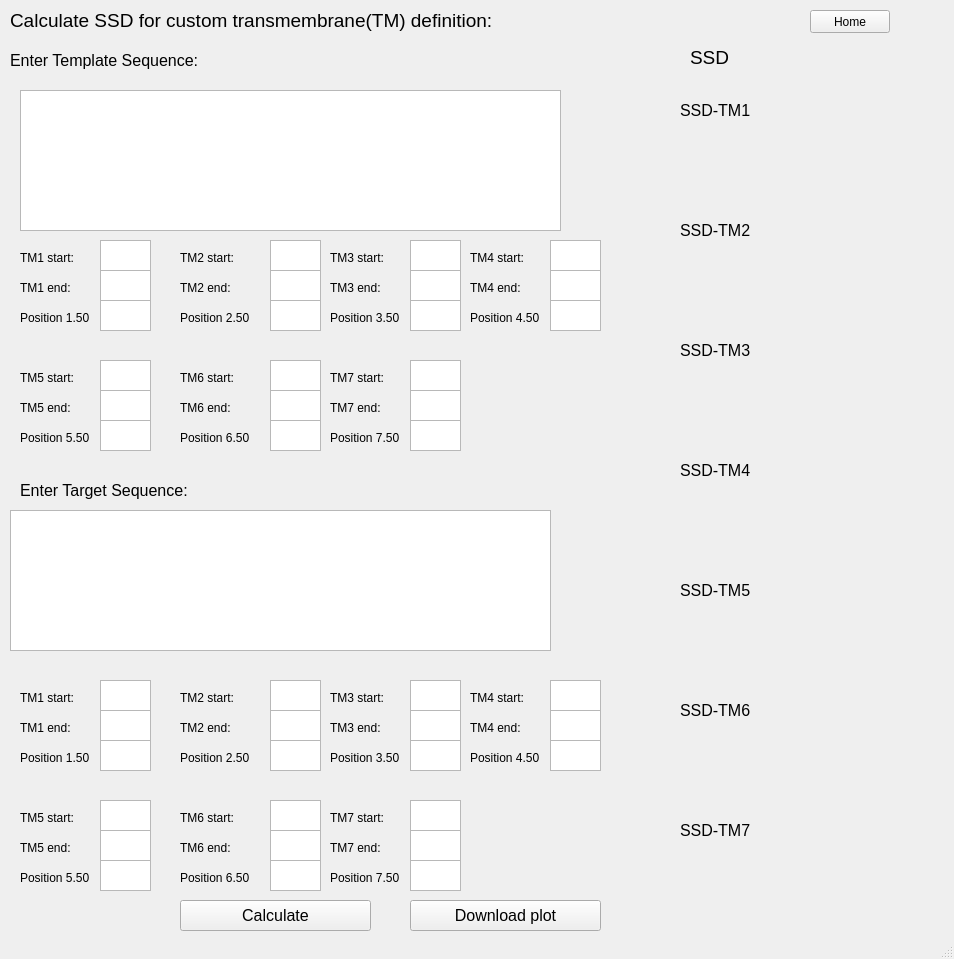
<?xml version="1.0" encoding="UTF-8"?>
<ui version="4.0">
 <class>SsdCalculator</class>
 <widget class="QMainWindow" name="SsdCalculator">
  <property name="geometry">
   <rect>
    <x>0</x>
    <y>0</y>
    <width>954</width>
    <height>959</height>
   </rect>
  </property>
  <property name="windowTitle">
   <string>MainWindow</string>
  </property>
  <widget class="QWidget" name="centralwidget">
   <widget class="QLabel" name="label_2">
    <property name="geometry">
     <rect>
      <x>690</x>
      <y>50</y>
      <width>59</width>
      <height>15</height>
     </rect>
    </property>
    <property name="font">
     <font>
      <pointsize>14</pointsize>
     </font>
    </property>
    <property name="text">
     <string>SSD</string>
    </property>
   </widget>
   <widget class="QLabel" name="ssdTM1">
    <property name="geometry">
     <rect>
      <x>680</x>
      <y>100</y>
      <width>71</width>
      <height>21</height>
     </rect>
    </property>
    <property name="font">
     <font>
      <pointsize>12</pointsize>
     </font>
    </property>
    <property name="text">
     <string>SSD-TM1</string>
    </property>
   </widget>
   <widget class="QLabel" name="ssdTM2">
    <property name="geometry">
     <rect>
      <x>680</x>
      <y>220</y>
      <width>71</width>
      <height>21</height>
     </rect>
    </property>
    <property name="font">
     <font>
      <pointsize>12</pointsize>
     </font>
    </property>
    <property name="text">
     <string>SSD-TM2</string>
    </property>
   </widget>
   <widget class="QLabel" name="ssdTM3">
    <property name="geometry">
     <rect>
      <x>680</x>
      <y>340</y>
      <width>71</width>
      <height>21</height>
     </rect>
    </property>
    <property name="font">
     <font>
      <pointsize>12</pointsize>
     </font>
    </property>
    <property name="text">
     <string>SSD-TM3</string>
    </property>
   </widget>
   <widget class="QLabel" name="ssdTM4">
    <property name="geometry">
     <rect>
      <x>680</x>
      <y>460</y>
      <width>71</width>
      <height>21</height>
     </rect>
    </property>
    <property name="font">
     <font>
      <pointsize>12</pointsize>
     </font>
    </property>
    <property name="text">
     <string>SSD-TM4</string>
    </property>
   </widget>
   <widget class="QLabel" name="ssdTM5">
    <property name="geometry">
     <rect>
      <x>680</x>
      <y>580</y>
      <width>71</width>
      <height>21</height>
     </rect>
    </property>
    <property name="font">
     <font>
      <pointsize>12</pointsize>
     </font>
    </property>
    <property name="text">
     <string>SSD-TM5</string>
    </property>
   </widget>
   <widget class="QLabel" name="ssdTM6">
    <property name="geometry">
     <rect>
      <x>680</x>
      <y>700</y>
      <width>71</width>
      <height>21</height>
     </rect>
    </property>
    <property name="font">
     <font>
      <pointsize>12</pointsize>
     </font>
    </property>
    <property name="text">
     <string>SSD-TM6</string>
    </property>
   </widget>
   <widget class="QLabel" name="ssdTM7">
    <property name="geometry">
     <rect>
      <x>680</x>
      <y>820</y>
      <width>71</width>
      <height>21</height>
     </rect>
    </property>
    <property name="font">
     <font>
      <pointsize>12</pointsize>
     </font>
    </property>
    <property name="text">
     <string>SSD-TM7</string>
    </property>
   </widget>
   <widget class="QPushButton" name="downloadPlot">
    <property name="geometry">
     <rect>
      <x>410</x>
      <y>900</y>
      <width>191</width>
      <height>31</height>
     </rect>
    </property>
    <property name="font">
     <font>
      <pointsize>12</pointsize>
     </font>
    </property>
    <property name="text">
     <string>Download plot</string>
    </property>
   </widget>
   <widget class="QPushButton" name="calculate">
    <property name="geometry">
     <rect>
      <x>180</x>
      <y>900</y>
      <width>191</width>
      <height>31</height>
     </rect>
    </property>
    <property name="font">
     <font>
      <pointsize>12</pointsize>
     </font>
    </property>
    <property name="text">
     <string>Calculate</string>
    </property>
   </widget>
   <widget class="QLabel" name="label_3">
    <property name="geometry">
     <rect>
      <x>10</x>
      <y>10</y>
      <width>581</width>
      <height>21</height>
     </rect>
    </property>
    <property name="font">
     <font>
      <pointsize>14</pointsize>
     </font>
    </property>
    <property name="text">
     <string>Calculate SSD for custom transmembrane(TM) definition:</string>
    </property>
   </widget>
   <widget class="QLabel" name="label_5">
    <property name="geometry">
     <rect>
      <x>10</x>
      <y>50</y>
      <width>291</width>
      <height>21</height>
     </rect>
    </property>
    <property name="font">
     <font>
      <pointsize>12</pointsize>
     </font>
    </property>
    <property name="text">
     <string>Enter Template Sequence:</string>
    </property>
   </widget>
   <widget class="QPushButton" name="homeButton">
    <property name="geometry">
     <rect>
      <x>810</x>
      <y>10</y>
      <width>80</width>
      <height>23</height>
     </rect>
    </property>
    <property name="text">
     <string>Home</string>
    </property>
   </widget>
   <widget class="QLabel" name="label_6">
    <property name="geometry">
     <rect>
      <x>20</x>
      <y>480</y>
      <width>291</width>
      <height>21</height>
     </rect>
    </property>
    <property name="font">
     <font>
      <pointsize>12</pointsize>
     </font>
    </property>
    <property name="text">
     <string>Enter Target Sequence:</string>
    </property>
   </widget>
   <widget class="QTextEdit" name="textEdit">
    <property name="geometry">
     <rect>
      <x>20</x>
      <y>90</y>
      <width>541</width>
      <height>141</height>
     </rect>
    </property>
   </widget>
   <widget class="QTextEdit" name="textEdit_2">
    <property name="geometry">
     <rect>
      <x>10</x>
      <y>510</y>
      <width>541</width>
      <height>141</height>
     </rect>
    </property>
   </widget>
   <widget class="QLabel" name="label">
    <property name="geometry">
     <rect>
      <x>20</x>
      <y>250</y>
      <width>59</width>
      <height>15</height>
     </rect>
    </property>
    <property name="text">
     <string>TM1 start:</string>
    </property>
   </widget>
   <widget class="QLabel" name="label_4">
    <property name="geometry">
     <rect>
      <x>20</x>
      <y>280</y>
      <width>59</width>
      <height>15</height>
     </rect>
    </property>
    <property name="text">
     <string>TM1 end:</string>
    </property>
   </widget>
   <widget class="QLabel" name="label_7">
    <property name="geometry">
     <rect>
      <x>180</x>
      <y>250</y>
      <width>59</width>
      <height>15</height>
     </rect>
    </property>
    <property name="text">
     <string>TM2 start:</string>
    </property>
   </widget>
   <widget class="QLabel" name="label_8">
    <property name="geometry">
     <rect>
      <x>180</x>
      <y>280</y>
      <width>59</width>
      <height>15</height>
     </rect>
    </property>
    <property name="text">
     <string>TM2 end:</string>
    </property>
   </widget>
   <widget class="QLabel" name="label_9">
    <property name="geometry">
     <rect>
      <x>20</x>
      <y>310</y>
      <width>81</width>
      <height>16</height>
     </rect>
    </property>
    <property name="text">
     <string>Position 1.50</string>
    </property>
   </widget>
   <widget class="QLabel" name="label_11">
    <property name="geometry">
     <rect>
      <x>330</x>
      <y>250</y>
      <width>59</width>
      <height>15</height>
     </rect>
    </property>
    <property name="text">
     <string>TM3 start:</string>
    </property>
   </widget>
   <widget class="QLabel" name="label_12">
    <property name="geometry">
     <rect>
      <x>330</x>
      <y>280</y>
      <width>59</width>
      <height>15</height>
     </rect>
    </property>
    <property name="text">
     <string>TM3 end:</string>
    </property>
   </widget>
   <widget class="QLabel" name="label_14">
    <property name="geometry">
     <rect>
      <x>470</x>
      <y>250</y>
      <width>59</width>
      <height>15</height>
     </rect>
    </property>
    <property name="text">
     <string>TM4 start:</string>
    </property>
   </widget>
   <widget class="QLabel" name="label_15">
    <property name="geometry">
     <rect>
      <x>470</x>
      <y>280</y>
      <width>59</width>
      <height>15</height>
     </rect>
    </property>
    <property name="text">
     <string>TM4 end:</string>
    </property>
   </widget>
   <widget class="QLabel" name="label_17">
    <property name="geometry">
     <rect>
      <x>20</x>
      <y>370</y>
      <width>59</width>
      <height>15</height>
     </rect>
    </property>
    <property name="text">
     <string>TM5 start:</string>
    </property>
   </widget>
   <widget class="QLabel" name="label_18">
    <property name="geometry">
     <rect>
      <x>20</x>
      <y>400</y>
      <width>59</width>
      <height>15</height>
     </rect>
    </property>
    <property name="text">
     <string>TM5 end:</string>
    </property>
   </widget>
   <widget class="QLabel" name="label_20">
    <property name="geometry">
     <rect>
      <x>180</x>
      <y>370</y>
      <width>59</width>
      <height>15</height>
     </rect>
    </property>
    <property name="text">
     <string>TM6 start:</string>
    </property>
   </widget>
   <widget class="QLabel" name="label_21">
    <property name="geometry">
     <rect>
      <x>180</x>
      <y>400</y>
      <width>59</width>
      <height>15</height>
     </rect>
    </property>
    <property name="text">
     <string>TM6 end:</string>
    </property>
   </widget>
   <widget class="QLabel" name="label_23">
    <property name="geometry">
     <rect>
      <x>330</x>
      <y>370</y>
      <width>59</width>
      <height>15</height>
     </rect>
    </property>
    <property name="text">
     <string>TM7 start:</string>
    </property>
   </widget>
   <widget class="QLabel" name="label_24">
    <property name="geometry">
     <rect>
      <x>330</x>
      <y>400</y>
      <width>59</width>
      <height>15</height>
     </rect>
    </property>
    <property name="text">
     <string>TM7 end:</string>
    </property>
   </widget>
   <widget class="QLabel" name="label_10">
    <property name="geometry">
     <rect>
      <x>180</x>
      <y>310</y>
      <width>81</width>
      <height>16</height>
     </rect>
    </property>
    <property name="text">
     <string>Position 2.50</string>
    </property>
   </widget>
   <widget class="QLabel" name="label_13">
    <property name="geometry">
     <rect>
      <x>330</x>
      <y>310</y>
      <width>81</width>
      <height>16</height>
     </rect>
    </property>
    <property name="text">
     <string>Position 3.50</string>
    </property>
   </widget>
   <widget class="QLabel" name="label_16">
    <property name="geometry">
     <rect>
      <x>470</x>
      <y>310</y>
      <width>81</width>
      <height>16</height>
     </rect>
    </property>
    <property name="text">
     <string>Position 4.50</string>
    </property>
   </widget>
   <widget class="QLabel" name="label_19">
    <property name="geometry">
     <rect>
      <x>20</x>
      <y>430</y>
      <width>81</width>
      <height>16</height>
     </rect>
    </property>
    <property name="text">
     <string>Position 5.50</string>
    </property>
   </widget>
   <widget class="QLabel" name="label_22">
    <property name="geometry">
     <rect>
      <x>180</x>
      <y>430</y>
      <width>81</width>
      <height>16</height>
     </rect>
    </property>
    <property name="text">
     <string>Position 6.50</string>
    </property>
   </widget>
   <widget class="QLabel" name="label_25">
    <property name="geometry">
     <rect>
      <x>330</x>
      <y>430</y>
      <width>81</width>
      <height>16</height>
     </rect>
    </property>
    <property name="text">
     <string>Position 7.50</string>
    </property>
   </widget>
   <widget class="QTextEdit" name="textEdit_3">
    <property name="geometry">
     <rect>
      <x>100</x>
      <y>240</y>
      <width>51</width>
      <height>31</height>
     </rect>
    </property>
   </widget>
   <widget class="QTextEdit" name="textEdit_4">
    <property name="geometry">
     <rect>
      <x>550</x>
      <y>240</y>
      <width>51</width>
      <height>31</height>
     </rect>
    </property>
   </widget>
   <widget class="QTextEdit" name="textEdit_6">
    <property name="geometry">
     <rect>
      <x>100</x>
      <y>300</y>
      <width>51</width>
      <height>31</height>
     </rect>
    </property>
   </widget>
   <widget class="QTextEdit" name="textEdit_7">
    <property name="geometry">
     <rect>
      <x>100</x>
      <y>270</y>
      <width>51</width>
      <height>31</height>
     </rect>
    </property>
   </widget>
   <widget class="QTextEdit" name="textEdit_8">
    <property name="geometry">
     <rect>
      <x>550</x>
      <y>300</y>
      <width>51</width>
      <height>31</height>
     </rect>
    </property>
   </widget>
   <widget class="QTextEdit" name="textEdit_9">
    <property name="geometry">
     <rect>
      <x>550</x>
      <y>270</y>
      <width>51</width>
      <height>31</height>
     </rect>
    </property>
   </widget>
   <widget class="QTextEdit" name="textEdit_17">
    <property name="geometry">
     <rect>
      <x>270</x>
      <y>240</y>
      <width>51</width>
      <height>31</height>
     </rect>
    </property>
   </widget>
   <widget class="QTextEdit" name="textEdit_18">
    <property name="geometry">
     <rect>
      <x>270</x>
      <y>300</y>
      <width>51</width>
      <height>31</height>
     </rect>
    </property>
   </widget>
   <widget class="QTextEdit" name="textEdit_19">
    <property name="geometry">
     <rect>
      <x>270</x>
      <y>270</y>
      <width>51</width>
      <height>31</height>
     </rect>
    </property>
   </widget>
   <widget class="QTextEdit" name="textEdit_20">
    <property name="geometry">
     <rect>
      <x>410</x>
      <y>240</y>
      <width>51</width>
      <height>31</height>
     </rect>
    </property>
   </widget>
   <widget class="QTextEdit" name="textEdit_21">
    <property name="geometry">
     <rect>
      <x>410</x>
      <y>300</y>
      <width>51</width>
      <height>31</height>
     </rect>
    </property>
   </widget>
   <widget class="QTextEdit" name="textEdit_22">
    <property name="geometry">
     <rect>
      <x>410</x>
      <y>270</y>
      <width>51</width>
      <height>31</height>
     </rect>
    </property>
   </widget>
   <widget class="QTextEdit" name="textEdit_5">
    <property name="geometry">
     <rect>
      <x>100</x>
      <y>360</y>
      <width>51</width>
      <height>31</height>
     </rect>
    </property>
   </widget>
   <widget class="QTextEdit" name="textEdit_23">
    <property name="geometry">
     <rect>
      <x>100</x>
      <y>420</y>
      <width>51</width>
      <height>31</height>
     </rect>
    </property>
   </widget>
   <widget class="QTextEdit" name="textEdit_24">
    <property name="geometry">
     <rect>
      <x>100</x>
      <y>390</y>
      <width>51</width>
      <height>31</height>
     </rect>
    </property>
   </widget>
   <widget class="QTextEdit" name="textEdit_25">
    <property name="geometry">
     <rect>
      <x>270</x>
      <y>360</y>
      <width>51</width>
      <height>31</height>
     </rect>
    </property>
   </widget>
   <widget class="QTextEdit" name="textEdit_26">
    <property name="geometry">
     <rect>
      <x>270</x>
      <y>420</y>
      <width>51</width>
      <height>31</height>
     </rect>
    </property>
   </widget>
   <widget class="QTextEdit" name="textEdit_27">
    <property name="geometry">
     <rect>
      <x>270</x>
      <y>390</y>
      <width>51</width>
      <height>31</height>
     </rect>
    </property>
   </widget>
   <widget class="QTextEdit" name="textEdit_28">
    <property name="geometry">
     <rect>
      <x>410</x>
      <y>360</y>
      <width>51</width>
      <height>31</height>
     </rect>
    </property>
   </widget>
   <widget class="QTextEdit" name="textEdit_29">
    <property name="geometry">
     <rect>
      <x>410</x>
      <y>420</y>
      <width>51</width>
      <height>31</height>
     </rect>
    </property>
   </widget>
   <widget class="QTextEdit" name="textEdit_30">
    <property name="geometry">
     <rect>
      <x>410</x>
      <y>390</y>
      <width>51</width>
      <height>31</height>
     </rect>
    </property>
   </widget>
   <widget class="QLabel" name="label_26">
    <property name="geometry">
     <rect>
      <x>20</x>
      <y>690</y>
      <width>59</width>
      <height>15</height>
     </rect>
    </property>
    <property name="text">
     <string>TM1 start:</string>
    </property>
   </widget>
   <widget class="QLabel" name="label_27">
    <property name="geometry">
     <rect>
      <x>330</x>
      <y>870</y>
      <width>81</width>
      <height>16</height>
     </rect>
    </property>
    <property name="text">
     <string>Position 7.50</string>
    </property>
   </widget>
   <widget class="QTextEdit" name="textEdit_31">
    <property name="geometry">
     <rect>
      <x>100</x>
      <y>830</y>
      <width>51</width>
      <height>31</height>
     </rect>
    </property>
   </widget>
   <widget class="QTextEdit" name="textEdit_32">
    <property name="geometry">
     <rect>
      <x>410</x>
      <y>830</y>
      <width>51</width>
      <height>31</height>
     </rect>
    </property>
   </widget>
   <widget class="QTextEdit" name="textEdit_33">
    <property name="geometry">
     <rect>
      <x>410</x>
      <y>680</y>
      <width>51</width>
      <height>31</height>
     </rect>
    </property>
   </widget>
   <widget class="QTextEdit" name="textEdit_10">
    <property name="geometry">
     <rect>
      <x>100</x>
      <y>800</y>
      <width>51</width>
      <height>31</height>
     </rect>
    </property>
   </widget>
   <widget class="QTextEdit" name="textEdit_11">
    <property name="geometry">
     <rect>
      <x>100</x>
      <y>740</y>
      <width>51</width>
      <height>31</height>
     </rect>
    </property>
   </widget>
   <widget class="QTextEdit" name="textEdit_34">
    <property name="geometry">
     <rect>
      <x>100</x>
      <y>860</y>
      <width>51</width>
      <height>31</height>
     </rect>
    </property>
   </widget>
   <widget class="QLabel" name="label_28">
    <property name="geometry">
     <rect>
      <x>20</x>
      <y>870</y>
      <width>81</width>
      <height>16</height>
     </rect>
    </property>
    <property name="text">
     <string>Position 5.50</string>
    </property>
   </widget>
   <widget class="QLabel" name="label_29">
    <property name="geometry">
     <rect>
      <x>20</x>
      <y>750</y>
      <width>81</width>
      <height>16</height>
     </rect>
    </property>
    <property name="text">
     <string>Position 1.50</string>
    </property>
   </widget>
   <widget class="QLabel" name="label_30">
    <property name="geometry">
     <rect>
      <x>180</x>
      <y>810</y>
      <width>59</width>
      <height>15</height>
     </rect>
    </property>
    <property name="text">
     <string>TM6 start:</string>
    </property>
   </widget>
   <widget class="QLabel" name="label_31">
    <property name="geometry">
     <rect>
      <x>330</x>
      <y>690</y>
      <width>59</width>
      <height>15</height>
     </rect>
    </property>
    <property name="text">
     <string>TM3 start:</string>
    </property>
   </widget>
   <widget class="QTextEdit" name="textEdit_35">
    <property name="geometry">
     <rect>
      <x>410</x>
      <y>860</y>
      <width>51</width>
      <height>31</height>
     </rect>
    </property>
   </widget>
   <widget class="QTextEdit" name="textEdit_12">
    <property name="geometry">
     <rect>
      <x>550</x>
      <y>740</y>
      <width>51</width>
      <height>31</height>
     </rect>
    </property>
   </widget>
   <widget class="QLabel" name="label_32">
    <property name="geometry">
     <rect>
      <x>330</x>
      <y>750</y>
      <width>81</width>
      <height>16</height>
     </rect>
    </property>
    <property name="text">
     <string>Position 3.50</string>
    </property>
   </widget>
   <widget class="QLabel" name="label_33">
    <property name="geometry">
     <rect>
      <x>180</x>
      <y>840</y>
      <width>59</width>
      <height>15</height>
     </rect>
    </property>
    <property name="text">
     <string>TM6 end:</string>
    </property>
   </widget>
   <widget class="QLabel" name="label_34">
    <property name="geometry">
     <rect>
      <x>470</x>
      <y>690</y>
      <width>59</width>
      <height>15</height>
     </rect>
    </property>
    <property name="text">
     <string>TM4 start:</string>
    </property>
   </widget>
   <widget class="QTextEdit" name="textEdit_36">
    <property name="geometry">
     <rect>
      <x>410</x>
      <y>800</y>
      <width>51</width>
      <height>31</height>
     </rect>
    </property>
   </widget>
   <widget class="QLabel" name="label_35">
    <property name="geometry">
     <rect>
      <x>330</x>
      <y>810</y>
      <width>59</width>
      <height>15</height>
     </rect>
    </property>
    <property name="text">
     <string>TM7 start:</string>
    </property>
   </widget>
   <widget class="QLabel" name="label_36">
    <property name="geometry">
     <rect>
      <x>20</x>
      <y>720</y>
      <width>59</width>
      <height>15</height>
     </rect>
    </property>
    <property name="text">
     <string>TM1 end:</string>
    </property>
   </widget>
   <widget class="QLabel" name="label_37">
    <property name="geometry">
     <rect>
      <x>180</x>
      <y>870</y>
      <width>81</width>
      <height>16</height>
     </rect>
    </property>
    <property name="text">
     <string>Position 6.50</string>
    </property>
   </widget>
   <widget class="QTextEdit" name="textEdit_13">
    <property name="geometry">
     <rect>
      <x>100</x>
      <y>710</y>
      <width>51</width>
      <height>31</height>
     </rect>
    </property>
   </widget>
   <widget class="QTextEdit" name="textEdit_37">
    <property name="geometry">
     <rect>
      <x>410</x>
      <y>740</y>
      <width>51</width>
      <height>31</height>
     </rect>
    </property>
   </widget>
   <widget class="QTextEdit" name="textEdit_38">
    <property name="geometry">
     <rect>
      <x>270</x>
      <y>800</y>
      <width>51</width>
      <height>31</height>
     </rect>
    </property>
   </widget>
   <widget class="QTextEdit" name="textEdit_14">
    <property name="geometry">
     <rect>
      <x>550</x>
      <y>680</y>
      <width>51</width>
      <height>31</height>
     </rect>
    </property>
   </widget>
   <widget class="QTextEdit" name="textEdit_39">
    <property name="geometry">
     <rect>
      <x>410</x>
      <y>710</y>
      <width>51</width>
      <height>31</height>
     </rect>
    </property>
   </widget>
   <widget class="QTextEdit" name="textEdit_40">
    <property name="geometry">
     <rect>
      <x>270</x>
      <y>710</y>
      <width>51</width>
      <height>31</height>
     </rect>
    </property>
   </widget>
   <widget class="QTextEdit" name="textEdit_41">
    <property name="geometry">
     <rect>
      <x>270</x>
      <y>740</y>
      <width>51</width>
      <height>31</height>
     </rect>
    </property>
   </widget>
   <widget class="QLabel" name="label_38">
    <property name="geometry">
     <rect>
      <x>180</x>
      <y>720</y>
      <width>59</width>
      <height>15</height>
     </rect>
    </property>
    <property name="text">
     <string>TM2 end:</string>
    </property>
   </widget>
   <widget class="QTextEdit" name="textEdit_15">
    <property name="geometry">
     <rect>
      <x>100</x>
      <y>680</y>
      <width>51</width>
      <height>31</height>
     </rect>
    </property>
   </widget>
   <widget class="QLabel" name="label_39">
    <property name="geometry">
     <rect>
      <x>470</x>
      <y>720</y>
      <width>59</width>
      <height>15</height>
     </rect>
    </property>
    <property name="text">
     <string>TM4 end:</string>
    </property>
   </widget>
   <widget class="QLabel" name="label_40">
    <property name="geometry">
     <rect>
      <x>330</x>
      <y>840</y>
      <width>59</width>
      <height>15</height>
     </rect>
    </property>
    <property name="text">
     <string>TM7 end:</string>
    </property>
   </widget>
   <widget class="QTextEdit" name="textEdit_42">
    <property name="geometry">
     <rect>
      <x>270</x>
      <y>860</y>
      <width>51</width>
      <height>31</height>
     </rect>
    </property>
   </widget>
   <widget class="QLabel" name="label_41">
    <property name="geometry">
     <rect>
      <x>180</x>
      <y>690</y>
      <width>59</width>
      <height>15</height>
     </rect>
    </property>
    <property name="text">
     <string>TM2 start:</string>
    </property>
   </widget>
   <widget class="QLabel" name="label_42">
    <property name="geometry">
     <rect>
      <x>20</x>
      <y>840</y>
      <width>59</width>
      <height>15</height>
     </rect>
    </property>
    <property name="text">
     <string>TM5 end:</string>
    </property>
   </widget>
   <widget class="QLabel" name="label_43">
    <property name="geometry">
     <rect>
      <x>330</x>
      <y>720</y>
      <width>59</width>
      <height>15</height>
     </rect>
    </property>
    <property name="text">
     <string>TM3 end:</string>
    </property>
   </widget>
   <widget class="QLabel" name="label_44">
    <property name="geometry">
     <rect>
      <x>20</x>
      <y>810</y>
      <width>59</width>
      <height>15</height>
     </rect>
    </property>
    <property name="text">
     <string>TM5 start:</string>
    </property>
   </widget>
   <widget class="QTextEdit" name="textEdit_43">
    <property name="geometry">
     <rect>
      <x>270</x>
      <y>680</y>
      <width>51</width>
      <height>31</height>
     </rect>
    </property>
   </widget>
   <widget class="QTextEdit" name="textEdit_16">
    <property name="geometry">
     <rect>
      <x>550</x>
      <y>710</y>
      <width>51</width>
      <height>31</height>
     </rect>
    </property>
   </widget>
   <widget class="QLabel" name="label_45">
    <property name="geometry">
     <rect>
      <x>180</x>
      <y>750</y>
      <width>81</width>
      <height>16</height>
     </rect>
    </property>
    <property name="text">
     <string>Position 2.50</string>
    </property>
   </widget>
   <widget class="QTextEdit" name="textEdit_44">
    <property name="geometry">
     <rect>
      <x>270</x>
      <y>830</y>
      <width>51</width>
      <height>31</height>
     </rect>
    </property>
   </widget>
   <widget class="QLabel" name="label_46">
    <property name="geometry">
     <rect>
      <x>470</x>
      <y>750</y>
      <width>81</width>
      <height>16</height>
     </rect>
    </property>
    <property name="text">
     <string>Position 4.50</string>
    </property>
   </widget>
  </widget>
  <widget class="QStatusBar" name="statusbar"/>
 </widget>
 <resources/>
 <connections/>
</ui>
